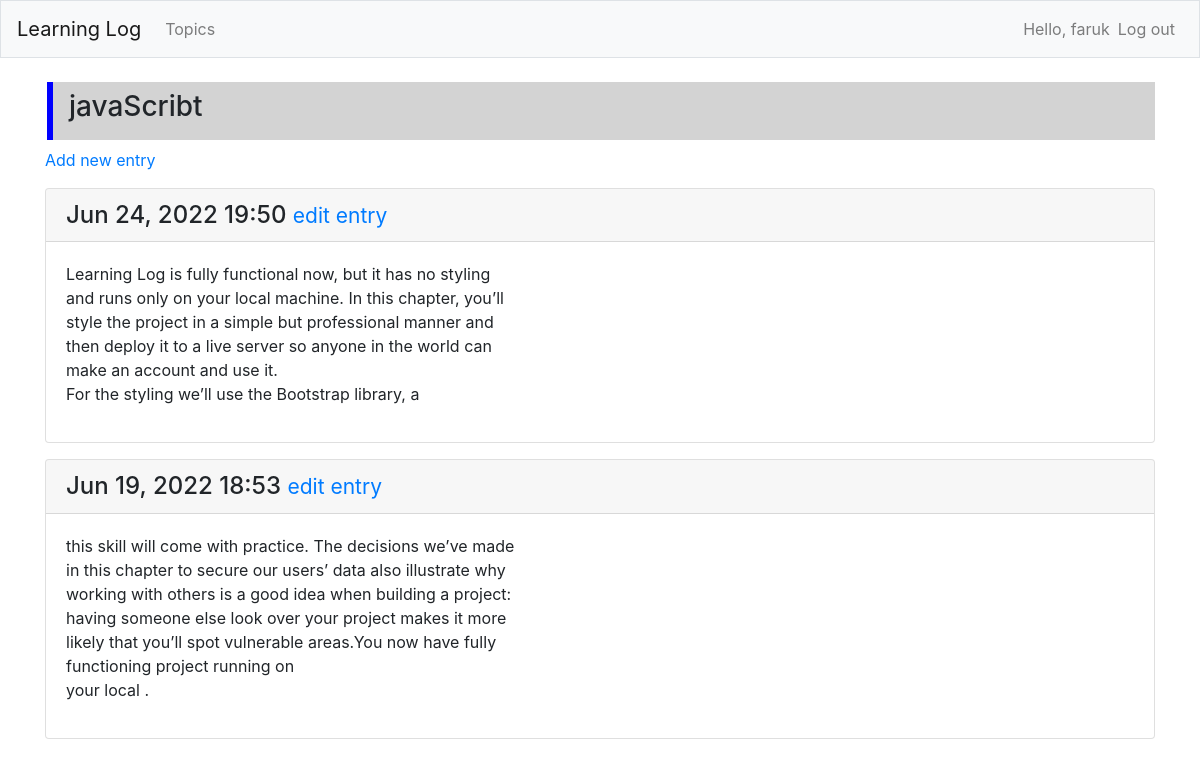
The page /topics/1/ (signed in) on the database its author committed.
### learning_logs/models.py (models this page shows, shortened)
class Topic(models.Model):
	text = models.CharField(max_length= 200)
	date_added = models.DateTimeField(auto_now_add = True)
	owner = models.ForeignKey(User, on_delete=models.CASCADE)
	def __str__(self):
		return self.text

class Entrie(models.Model):
	topic = models.ForeignKey(Topic, on_delete = models.CASCADE)
	text = models.TextField()
	date_added = models.DateTimeField(auto_now_add = True)

### learning_logs/views.py (the view)
# urls.py: path('topics/<int:topic_id>/', views.topic, name='topic'),
@login_required
def topic(request, topic_id):
	topic = Topic.objects.get(id=topic_id)
	if topic.owner != request.user:
		raise Http404
	entries = topic.entrie_set.order_by('-date_added')
	context = {'topic': topic, 'entries': entries}
	return render(request, 'learning_logs/topic.html', context)

### learning_logs/templates/learning_logs/topic.html
{% extends 'learning_logs/base.html' %}
{% block page_header %}
<h3>{{ topic }}</h3>
{% endblock page_header %}
{% block content %}
<p>
<a href="{% url 'learning_logs:new_entry' topic.id %}">Add new entry</a>
</p>
	{% for entry in entries %}
 <div class="card mb-3">
    <h4 class="card-header">
    {{ entry.date_added|date:'M d, Y H:i' }}
	<small><a href="{% url 'learning_logs:edit_entry' entry.id %}"> edit entry</a></small>
	</h4>
	<div class="card-body">
	{{ entry.text|linebreaks }}
	</div>
</div>
{% empty %}
<p>There are no entries for this topic yet.</p>
{% endfor %}
{% endblock content %}

### learning_logs/templates/learning_logs/base.html (shortened to what this page needs)
{% load bootstrap4 %}
<!DOCTYPE html>
<html lang="en">
<head>
	<link rel="stylesheet" href="https://cdn.jsdelivr.net/npm/bootstrap@4.0.0/dist/css/bootstrap.min.css">
	{% bootstrap_css %}
</head>
<body>
	<nav class="navbar navbar-expand-md navbar-light bg-light mb-4 border">
<a class="navbar-brand" href="{% url 'learning_logs:index'%}"> Learning Log</a>
<div class="collapse navbar-collapse" id="navbarCollapse">
 <ul class="navbar-nav mr-auto">
 	<li class="nav-item">
 	<a class="nav-link" href="{% url 'learning_logs:topics'%}"> Topics</a>
	</li>
</ul>
<ul class="navbar-nav ml-auto">
 {% if user.is_authenticated %}
<li class="nav-item">
<span class="navbar-text">
Hello, {{ user.username }} </span> </li>
<li class="nav-item">
<a class="nav-link" href="{% url 'user:logout' %}">Log out</a>
 </li>
{% endif %}
</ul>
 </div>
</nav>
<main role="main" class="container">
<div class="pl-3 pb-2 pt-2 mb-2 " style=" border-left: 6px solid blue; background-color: lightgrey; margin-left: 2px" >
{% block page_header %}{% endblock page_header %}
</div>
<div>
{% block content %}{% endblock content %}
 </div>
</main>
</body>
</html>

### rows shown on the page
Topic: text "javaScribt"
Entrie: date_added "Jun 24, 2022 19:50", text "Learning Log is fully functional now, but it has no styling and runs only on your local machine. In this chapter, you’ll style the project in a simple but professional manner and then deploy it to a live server so anyone in the world can make an account and use it. For the styling we’ll use the Bootstrap library, a"
Entrie: date_added "Jun 19, 2022 18:53", text "this skill will come with practice. The decisions we’ve made in this chapter to secure our users’ data also illustrate why working with others is a good idea when building a project: having someone else look over your project makes it more likely that you’ll spot vulnerable areas.You now have fully functioning project running on your local ."

### other values the page prints
{{ user.username }} "faruk"
